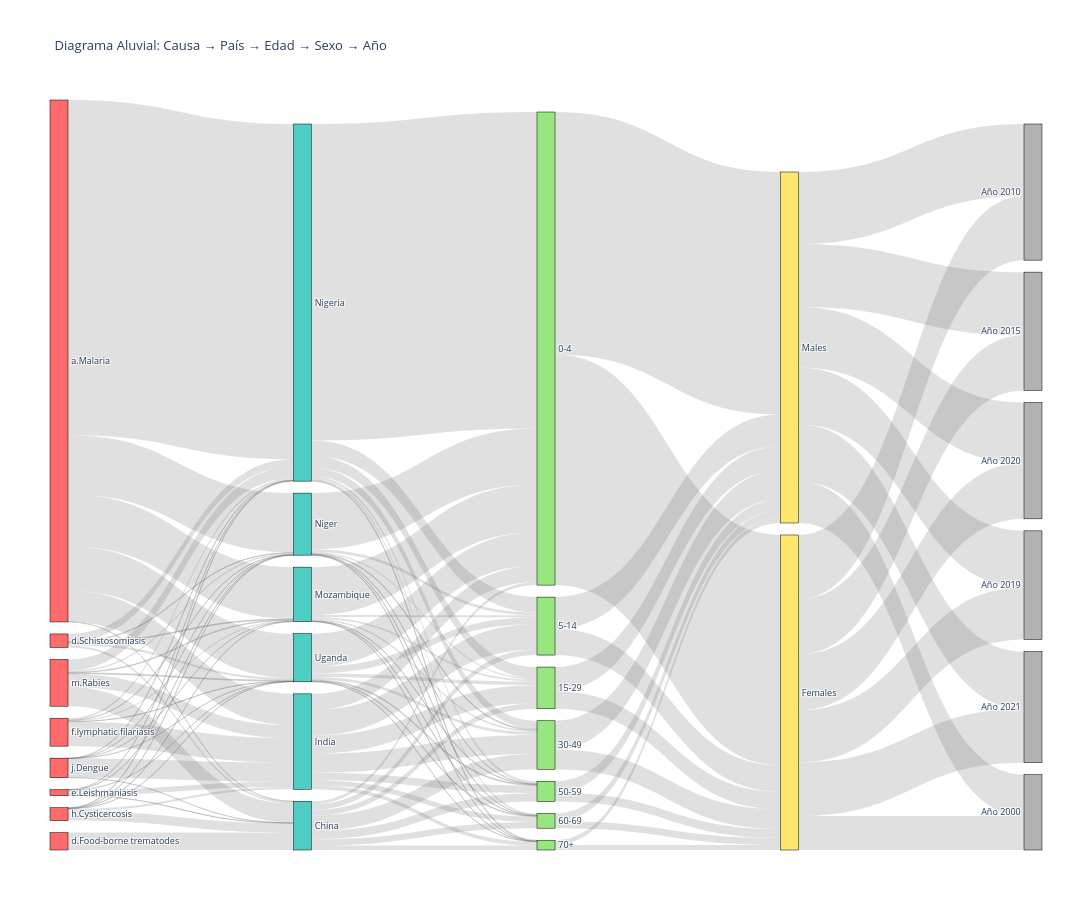

This figure's notebook cell:
### Markdown cell above
### Relaciones temporales

### Code cell
# ============================================
# Definir las variables
# ============================================

# Lista de variables contextuales que se repiten por año
vars_contextuales = ['pib_per_capita', 'idh', 'indice_educacion', 'indice_salud', 
                     'indice_ingresos', 'esperanza_vida', 'poblacion_miles', 
                     'co2_anual', 'precipitacion_total', 'temperatura_superficial', 
                     'humedad_relativa', 'poblacion_abs']

# Crear vars_por_año (valores únicos por año)
vars_por_año = df.groupby('ano')[vars_contextuales].first().reset_index()

# ============================================
# Agregar datos incluyendo CAUSA como primera dimensión
# ============================================

# Agrupar por todas las dimensiones
dalys_5capas = df.groupby(['ano', 'causa', 'pais', 'edad', 'sexo'])['dalys'].sum().reset_index()

# Combinar con variables contextuales
df_5capas = pd.merge(dalys_5capas, vars_por_año, on='ano')

# ============================================
# Seleccionar datos
# ============================================

# Seleccionar top causas (primera capa)
top_causas = df_5capas.groupby('causa')['dalys'].sum().nlargest(8).index.tolist()

# Seleccionar top países (segunda capa)
top_paises = df_5capas.groupby('pais')['dalys'].sum().nlargest(6).index.tolist()

# Obtener categorías únicas
categorias_edad = sorted(df_5capas['edad'].unique())
sexos = df_5capas['sexo'].unique().tolist()

# Seleccionar años
años_seleccionados = sorted(df_5capas['ano'].unique())[::1]

# Filtrar datos
df_filtered = df_5capas[
    (df_5capas['causa'].isin(top_causas)) &
    (df_5capas['pais'].isin(top_paises)) &
    (df_5capas['ano'].isin(años_seleccionados))
]

print(f"Causas: {len(top_causas)}")
print(f"Países: {len(top_paises)}")
print(f"Edades: {len(categorias_edad)}")
print(f"Sexos: {len(sexos)}")
print(f"Años: {len(años_seleccionados)}")

# ============================================
# Crear nodos para 5 capas (Causa → País → Edad → Sexo → Año)
# ============================================

causas_list = list(top_causas)
paises_list = list(top_paises)
edades_list = list(categorias_edad)
sexos_list = list(sexos)
años_list = [f"Año {int(año)}" for año in años_seleccionados]

# Combinar todas las etiquetas en el orden correcto
labels = causas_list + paises_list + edades_list + sexos_list + años_list

# Calcular offsets para cada capa
offset_causas = 0
offset_paises = len(causas_list)
offset_edades = len(causas_list) + len(paises_list)
offset_sexos = len(causas_list) + len(paises_list) + len(edades_list)
offset_años = len(causas_list) + len(paises_list) + len(edades_list) + len(sexos_list)

# ============================================
# rear links entre capas
# ============================================

sources = []
targets = []
values = []

# Capa 1: Causa → País
print("Creando links Causa → País...")
for causa in top_causas:
    for pais in top_paises:
        valor = df_filtered[(df_filtered['causa'] == causa) & 
                            (df_filtered['pais'] == pais)]['dalys'].sum()
        if valor > 0:
            sources.append(causas_list.index(causa) + offset_causas)
            targets.append(paises_list.index(pais) + offset_paises)
            values.append(valor)

# Capa 2: País → Edad
print("Creando links País → Edad...")
for pais in top_paises:
    for edad in categorias_edad:
        valor = df_filtered[(df_filtered['pais'] == pais) & 
                            (df_filtered['edad'] == edad)]['dalys'].sum()
        if valor > 0:
            sources.append(paises_list.index(pais) + offset_paises)
            targets.append(edades_list.index(edad) + offset_edades)
            values.append(valor)

# Capa 3: Edad → Sexo
print("Creando links Edad → Sexo...")
for edad in categorias_edad:
    for sexo in sexos_list:
        valor = df_filtered[(df_filtered['edad'] == edad) & 
                            (df_filtered['sexo'] == sexo)]['dalys'].sum()
        if valor > 0:
            sources.append(edades_list.index(edad) + offset_edades)
            targets.append(sexos_list.index(sexo) + offset_sexos)
            values.append(valor)

# Capa 4: Sexo → Año
print("Creando links Sexo → Año...")
for sexo in sexos_list:
    for año in años_seleccionados:
        valor = df_filtered[(df_filtered['sexo'] == sexo) & 
                            (df_filtered['ano'] == año)]['dalys'].sum()
        if valor > 0:
            sources.append(sexos_list.index(sexo) + offset_sexos)
            targets.append(años_list.index(f"Año {int(año)}") + offset_años)
            values.append(valor)

print(f"Total de links creados: {len(sources)}")

# ============================================
# Crear figura con colores por capa
# ============================================

# Definir colores para cada capa
colores = (["#FF6B6B"] * len(causas_list) +      # Rojo para causas
           ["#4ECDC4"] * len(paises_list) +      # Turquesa para países
           ["#95E77E"] * len(edades_list) +      # Verde para edades
           ["#FFE66D"] * len(sexos_list) +       # Amarillo para sexos
           ["#B2B2B2"] * len(años_list))         # Gris para años

fig = go.Figure(data=[go.Sankey(
    node=dict(
        pad=12,
        thickness=18,
        line=dict(color="black", width=0.5),
        label=labels,
        color=colores
    ),
    link=dict(
        source=sources,
        target=targets,
        value=values,
        color="rgba(100,100,100,0.2)"  # Links semi-transparentes
    )
)])

fig.update_layout(
    title_text="Diagrama Aluvial: Causa → País → Edad → Sexo → Año",
    font_size=9,
    height=900,
    width=1600,
    margin=dict(l=50, r=50, t=100, b=50)
)

fig.show()

### Figure 1 — Plotly figure (JSON) as saved in the notebook; plotly's stock layout.template omitted (floating-point values rounded to 4 significant figures)
{"data": [{"link": {"color": "rgba(100,100,100,0.2)", "source": [0, 0, 0, 0, 0, 0, 1, 1, 1, 1, 1, 1, 2, 2, 2, 2, 2, 2, 3, 3, 3, 3, 3, 4, 4, 4, 4, 4, 5, 5, 5, 5, 5, 5, 6, 6, 6, 6, 6, 7, 8, 8, 8, 8, 8, 8, 8, 9, 9, 9, 9, 9, 9, 9, 10, 10, 10, 10, 10, 10, 10, 11, 11, 11, 11, 11, 11, 11, 12, 12, 12, 12, 12, 12, 12, 13, 13, 13, 13, 13, 13, 13, 14, 14, 15, 15, 16, 16, 17, 17, 18, 18, 19, 19, 20, 20, 21, 21, 21, 21, 21, 21, 22, 22, 22, 22, 22, 22], "target": [8, 9, 10, 11, 12, 13, 8, 9, 10, 11, 12, 13, 8, 9, 10, 11, 12, 13, 8, 9, 10, 11, 13, 8, 10, 11, 12, 13, 8, 9, 10, 11, 12, 13, 8, 9, 10, 12, 13, 12, 14, 15, 16, 17, 18, 19, 20, 14, 15, 16, 17, 18, 19, 20, 14, 15, 16, 17, 18, 19, 20, 14, 15, 16, 17, 18, 19, 20, 14, 15, 16, 17, 18, 19, 20, 14, 15, 16, 17, 18, 19, 20, 21, 22, 21, 22, 21, 22, 21, 22, 21, 22, 21, 22, 21, 22, 23, 24, 25, 26, 27, 28, 23, 24, 25, 26, 27, 28], "value": [86950000.0, 8126000.0, 15390000.0, 13410000.0, 6246.0, 11520000.0, 2927000.0, 3371000.0, 391300.0, 179000.0, 5013000.0, 255300.0, 70360.0, 4992000.0, 504.3, 2393.0, 4409.0, 1654.0, 512300.0, 6313000.0, 83030.0, 263200.0, 76610.0, 2025000.0, 129600.0, 217200.0, 589700.0, 534400.0, 153500.0, 594500.0, 12410.0, 61090.0, 2440000.0, 93690.0, 12790.0, 1359000.0, 79210.0, 84310.0, 20060.0, 4509000.0, 82140000.0, 2972000.0, 2239000.0, 3994000.0, 633600.0, 439200.0, 235100.0, 4192000.0, 4659000.0, 4991000.0, 6628000.0, 1956000.0, 1354000.0, 974500.0, 14550000.0, 307100.0, 244900.0, 736000.0, 115800.0, 87510.0, 43760.0, 12410000.0, 471000.0, 461200.0, 517800.0, 127700.0, 101600.0, 50240.0, 836700.0, 1450000.0, 3943000.0, 1454000.0, 2174000.0, 1638000.0, 1151000.0, 8613000.0, 958600.0, 716700.0, 1706000.0, 247600.0, 178300.0, 85780.0, 59800000.0, 62940000.0, 4534000.0, 6283000.0, 5143000.0, 7453000.0, 6826000.0, 8210000.0, 2319000.0, 2936000.0, 1786000.0, 2012000.0, 1318000.0, 1223000.0, 8803000.0, 16670000.0, 14340000.0, 13490000.0, 14480000.0, 13940000.0, 10740000.0, 18650000.0, 16360000.0, 14700000.0, 15710000.0, 14900000.0]}, "node": {"color": ["#FF6B6B", "#FF6B6B", "#FF6B6B", "#FF6B6B", "#FF6B6B", "#FF6B6B", "#FF6B6B", "#FF6B6B", "#4ECDC4", "#4ECDC4", "#4ECDC4", "#4ECDC4", "#4ECDC4", "#4ECDC4", "#95E77E", "#95E77E", "#95E77E", "#95E77E", "#95E77E", "#95E77E", "#95E77E", "#FFE66D", "#FFE66D", "#B2B2B2", "#B2B2B2", "#B2B2B2", "#B2B2B2", "#B2B2B2", "#B2B2B2"], "label": ["a.Malaria", "m.Rabies", "j.Dengue", "f.lymphatic filariasis", "d.Schistosomiasis", "h.Cysticercosis", "e.Leishmaniasis", "d.Food-borne trematodes", "Nigeria", "India", "Niger", "Mozambique", "China", "Uganda", "0-4", "15-29", "30-49", "5-14", "50-59", "60-69", "70+", "Females", "Males", "Año 2000", "Año 2010", "Año 2015", "Año 2019", "Año 2020", "Año 2021"], "line": {"color": "black", "width": 0.5}, "pad": 12, "thickness": 18}, "type": "sankey"}], "layout": {"font": {"size": 9}, "height": 900, "margin": {"b": 50, "l": 50, "r": 50, "t": 100}, "title": {"text": "Diagrama Aluvial: Causa → País → Edad → Sexo → Año"}, "width": 1600}}
